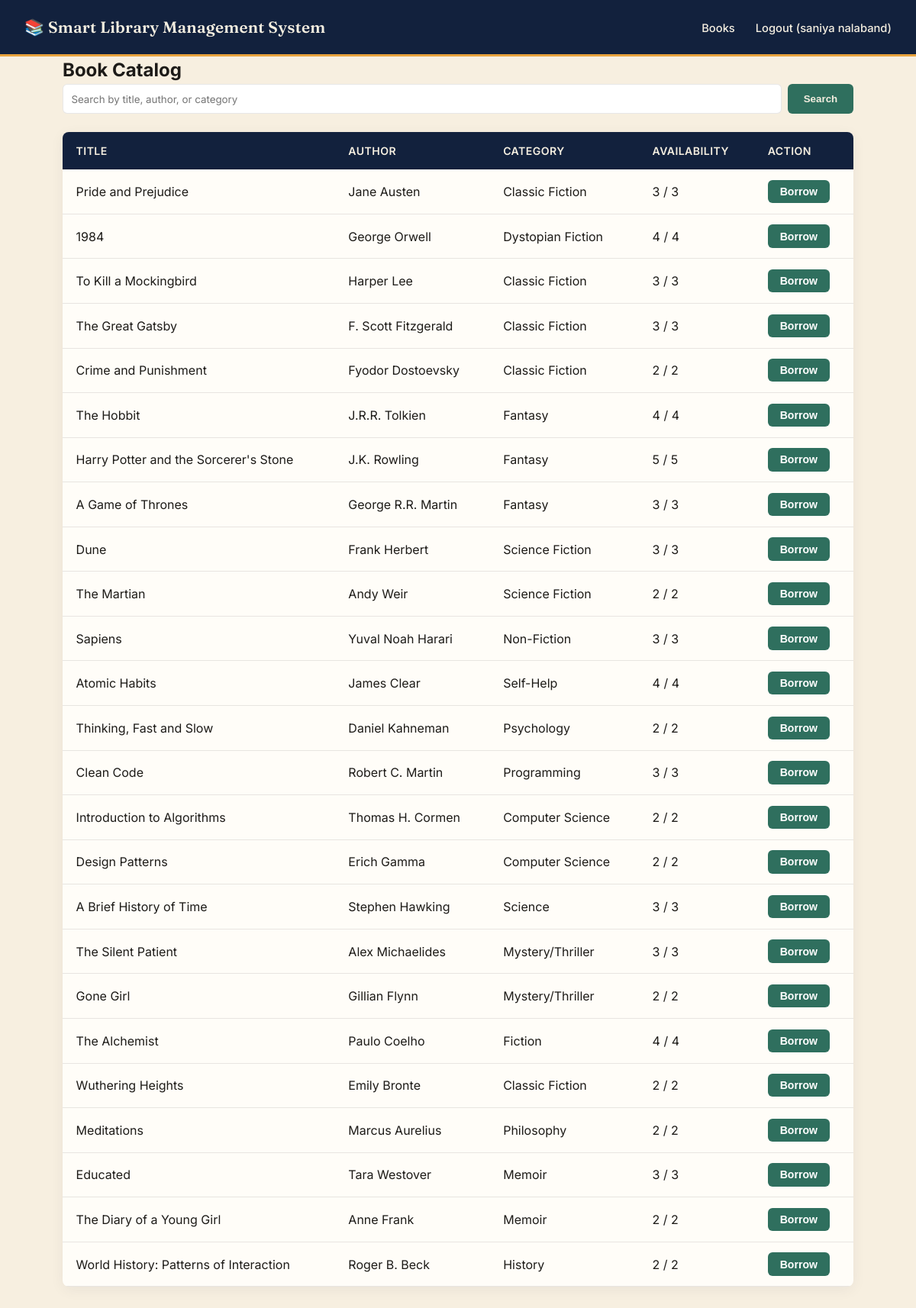
/books (signed in), run on the app's committed database.
### models/user.py (models this page shows, shortened)
class User(db.Model, UserMixin):
    __tablename__ = 'users'
    id = db.Column(db.Integer, primary_key=True)
    name = db.Column(db.String(100), nullable=False)
    email = db.Column(db.String(120), unique=True, nullable=False)
    password_hash = db.Column(db.String(255), nullable=False)
    role = db.Column(db.String(20), nullable=False, default='student')  # 'student' or 'admin'
    created_at = db.Column(db.DateTime, default=datetime.utcnow)
    transactions = db.relationship('Transaction', backref='user', lazy=True)

### models/files/book.py (models this page shows, shortened)
class Book(db.Model):
    __tablename__ = 'books'
    id = db.Column(db.Integer, primary_key=True)
    title = db.Column(db.String(200), nullable=False)
    author = db.Column(db.String(120), nullable=False)
    category = db.Column(db.String(80), nullable=False)
    isbn = db.Column(db.String(20), unique=True, nullable=True)
    total_copies = db.Column(db.Integer, nullable=False, default=1)
    available_copies = db.Column(db.Integer, nullable=False, default=1)
    transactions = db.relationship('Transaction', backref='book', lazy=True)
    @property
    def is_available(self):
        return self.available_copies > 0

### routes/books.py (the view)
@books_bp.route('/books')
@login_required
def list_books():
    query = request.args.get('q', '').strip()
    if query:
        like_pattern = f'%{query}%'
        books = Book.query.filter(
            (Book.title.ilike(like_pattern)) |
            (Book.author.ilike(like_pattern)) |
            (Book.category.ilike(like_pattern))
        ).all()
    else:
        books = Book.query.all()
    active_txns = Transaction.query.filter_by(
        user_id=current_user.id, return_date=None
    ).all()
    borrowed_map = {t.book_id: t.id for t in active_txns}
    return render_template('books.html', books=books, query=query, borrowed_map=borrowed_map)

### app.py (called while the page is built)
@login_manager.user_loader
def load_user(user_id):
    return User.query.get(int(user_id))

### templates/books.html (shortened to what this page needs)
{% extends 'base.html' %}
{% block content %}
<h2>Book Catalog</h2>
<form method="GET" action="{{ url_for('books.list_books') }}" class="search-form">
    <input type="text" name="q" placeholder="Search by title, author, or category" value="{{ query }}">
    <button type="submit">Search</button>
</form>
{% if books %}
<table class="book-table">
    <thead>
        <tr>
            <th>Title</th>
            <th>Author</th>
            <th>Category</th>
            <th>Availability</th>
            <th>Action</th>
        </tr>
    </thead>
    <tbody>
        {% for book in books %}
        <tr>
            <td>{{ book.title }}</td>
            <td>{{ book.author }}</td>
            <td>{{ book.category }}</td>
            <td>{{ book.available_copies }} / {{ book.total_copies }}</td>
            <td>
                {% if book.id in borrowed_map %}
                    <form method="POST" action="{{ url_for('transactions.return_book', transaction_id=borrowed_map[book.id]) }}">
                        <button type="submit" class="btn-return">Return</button>
                    </form>
                {% elif book.is_available %}
                    <form method="POST" action="{{ url_for('transactions.borrow', book_id=book.id) }}">
                        <button type="submit" class="btn-borrow">Borrow</button>
                    </form>
                {% else %}
                    <span class="unavailable">Unavailable</span>
                {% endif %}
            </td>
        </tr>
        {% endfor %}
    </tbody>
</table>
{% else %}
<p>No books found.</p>
{% endif %}
{% endblock %}

### templates/base.html (shortened to what this page needs)
<!DOCTYPE html>
<html lang="en">
<head>
    <link rel="stylesheet" href="{{ url_for('static', filename='css/style.css') }}">
</head>
<body>
    <header>
        <h1>📚 Smart Library Management System</h1>
        <nav>
            {% if current_user.is_authenticated %}
                <a href="{{ url_for('books.list_books') }}">Books</a>
                <a href="{{ url_for('auth.logout') }}">Logout ({{ current_user.name }})</a>
            {% else %}
                <a href="{{ url_for('auth.login') }}">Login</a>
                <a href="{{ url_for('auth.signup') }}">Sign Up</a>
            {% endif %}
        </nav>
    </header>
    <main>
        {% block content %}{% endblock %}
    </main>
</body>
</html>

### static/css/style.css (style rules this page uses)
:root { --ink-navy: #12213D; --ink-navy-deep: #0B1628; --parchment: #F7EFE0; --paper: #FFFDF8; --lamp-amber: #E8A33D; --lamp-amber-dark: #C9822A; --library-green: #2F6F5E; --spine-red: #B8433A; --charcoal: #1D1B18; --muted: #6B6459; --cream: #F4EEE0; --border-soft: rgba(29, 27, 24, 0.1); --font-display: 'Fraunces', serif; --font-body: 'Inter', sans-serif; --font-mono: 'JetBrains Mono', monospace; --sage-1: #CFE0D2; --sage-2: #93AC98; --sage-3: #435649; --accent-lime: #DFF25C; --accent-lime-dark: #C4D93F; --book-pink: #F0A9C0; --book-pink-dark: #D983A6; --book-orange: #F0975C; --book-orange-dark: #D97A3D; --book-teal: #4E9088; --book-teal-dark: #33665F; --book-purple: #8E72C7; --book-purple-dark: #6E51A8; --book-blue: #6C8FCB; --book-blue-dark: #4E6EA6; --book-magenta: #C56AA0; --book-magenta-dark: #A34A80; --myst-deep: #050A13; --myst-mid: #0D1B2E; --myst-navy: #16283F; --myst-shelf: #0A1522; --myst-gold: #E8C77E; --myst-gold-warm: #F2A65A; --myst-glow: #FFE9B0; --myst-text-soft: rgba(242, 228, 192, 0.78); }
* { margin: 0; padding: 0; box-sizing: border-box; }
body { font-family: var(--font-body); background-color: var(--parchment); color: var(--charcoal); line-height: 1.5; overflow-x: hidden; }
header { background-color: var(--ink-navy); color: var(--cream); padding: 1.25rem 2rem; display: flex; justify-content: space-between; align-items: center; flex-wrap: wrap; gap: 1rem; border-bottom: 3px solid var(--lamp-amber); }
header h1 { font-family: var(--font-display); font-weight: 600; font-size: 1.3rem; letter-spacing: 0.01em; }
nav a { color: var(--cream); text-decoration: none; margin-left: 1.4rem; font-size: 0.92rem; font-weight: 500; padding-bottom: 3px; border-bottom: 2px solid transparent; transition: border-color 0.2s ease, color 0.2s ease; }
main { max-width: 1100px; margin: 0 auto; padding: 0 2rem 3rem; }
.search-form { margin-bottom: 1.5rem; display: flex; gap: 0.5rem; }
.search-form input { flex: 1; padding: 0.65rem; border: 1px solid var(--border-soft); border-radius: 6px; font-family: var(--font-body); }
.search-form button { padding: 0.65rem 1.3rem; background-color: var(--library-green); color: var(--cream); border: none; border-radius: 6px; cursor: pointer; font-weight: 600; }
.book-table { width: 100%; border-collapse: collapse; background: var(--paper); box-shadow: 0 4px 18px rgba(18, 33, 61, 0.06); border-radius: 8px; overflow: hidden; }
.book-table th, .book-table td { padding: 0.85rem 1.1rem; text-align: left; border-bottom: 1px solid var(--border-soft); }
.book-table th { background-color: var(--ink-navy); color: var(--cream); font-weight: 600; font-size: 0.88rem; text-transform: uppercase; letter-spacing: 0.03em; }
.btn-borrow, .btn-return { padding: 0.45rem 1rem; border: none; border-radius: 6px; cursor: pointer; color: #fff; font-weight: 600; font-size: 0.88rem; transition: opacity 0.2s ease; }
.btn-borrow { background-color: var(--library-green); }
:root { --cosmic-deep: #0A0620; --cosmic-mid: #1B0F3D; --cosmic-purple: #7B4FE0; --cosmic-violet: #B968E0; --cosmic-teal: #35D0C0; --cosmic-pink: #E85DA0; --cosmic-star: #FFFDF8; }

### data on the page
User: name "saniya nalaband"
Book: title "Pride and Prejudice", author "Jane Austen", category "Classic Fiction", available_copies "3", total_copies "3"
Book: title "1984", author "George Orwell", category "Dystopian Fiction", available_copies "4", total_copies "4"
Book: title "To Kill a Mockingbird", author "Harper Lee", category "Classic Fiction", available_copies "3", total_copies "3"
Book: title "The Great Gatsby", author "F. Scott Fitzgerald", category "Classic Fiction", available_copies "3", total_copies "3"
Book: title "Crime and Punishment", author "Fyodor Dostoevsky", category "Classic Fiction", available_copies "2", total_copies "2"
Book: title "The Hobbit", author "J.R.R. Tolkien", category "Fantasy", available_copies "4", total_copies "4"
Book: title "Harry Potter and the Sorcerer's Stone", author "J.K. Rowling", category "Fantasy", available_copies "5", total_copies "5"
Book: title "A Game of Thrones", author "George R.R. Martin", category "Fantasy", available_copies "3", total_copies "3"
Book: title "Dune", author "Frank Herbert", category "Science Fiction", available_copies "3", total_copies "3"
Book: title "The Martian", author "Andy Weir", category "Science Fiction", available_copies "2", total_copies "2"
Book: title "Sapiens", author "Yuval Noah Harari", category "Non-Fiction", available_copies "3", total_copies "3"
Book: title "Atomic Habits", author "James Clear", category "Self-Help", available_copies "4", total_copies "4"
Book: title "Thinking, Fast and Slow", author "Daniel Kahneman", category "Psychology", available_copies "2", total_copies "2"
Book: title "Clean Code", author "Robert C. Martin", category "Programming", available_copies "3", total_copies "3"
Book: title "Introduction to Algorithms", author "Thomas H. Cormen", category "Computer Science", available_copies "2", total_copies "2"
Book: title "Design Patterns", author "Erich Gamma", category "Computer Science", available_copies "2", total_copies "2"
Book: title "A Brief History of Time", author "Stephen Hawking", category "Science", available_copies "3", total_copies "3"
Book: title "The Silent Patient", author "Alex Michaelides", category "Mystery/Thriller", available_copies "3", total_copies "3"
Book: title "Gone Girl", author "Gillian Flynn", category "Mystery/Thriller", available_copies "2", total_copies "2"
Book: title "The Alchemist", author "Paulo Coelho", category "Fiction", available_copies "4", total_copies "4"
Book: title "Wuthering Heights", author "Emily Bronte", category "Classic Fiction", available_copies "2", total_copies "2"
Book: title "Meditations", author "Marcus Aurelius", category "Philosophy", available_copies "2", total_copies "2"
Book: title "Educated", author "Tara Westover", category "Memoir", available_copies "3", total_copies "3"
Book: title "The Diary of a Young Girl", author "Anne Frank", category "Memoir", available_copies "2", total_copies "2"
Book: title "World History: Patterns of Interaction", author "Roger B. Beck", category "History", available_copies "2", total_copies "2"
